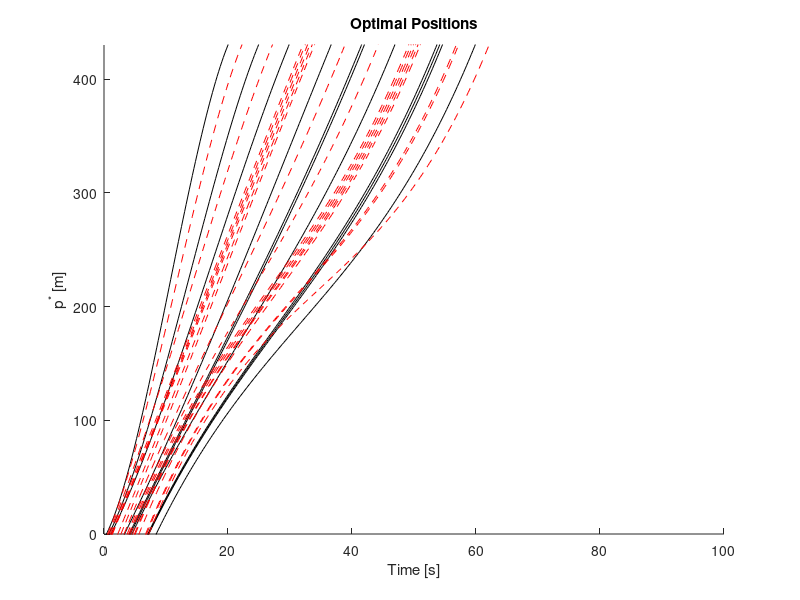
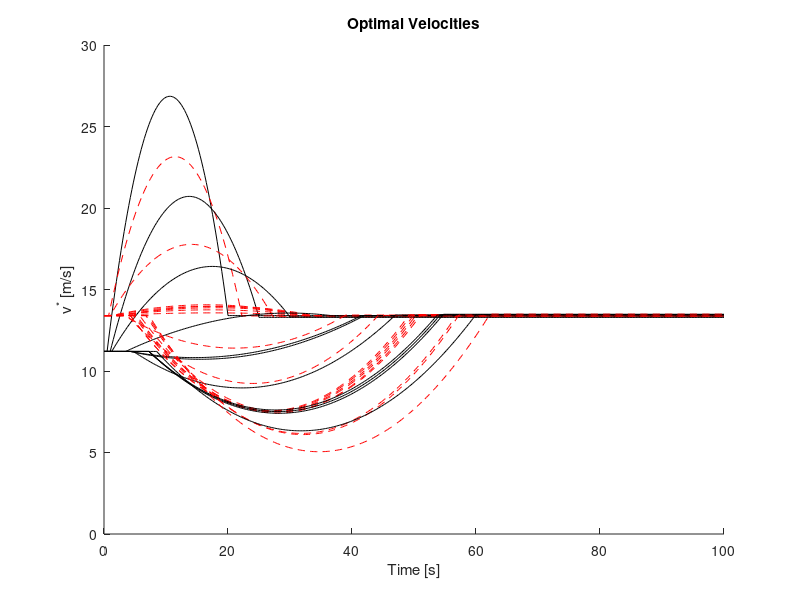
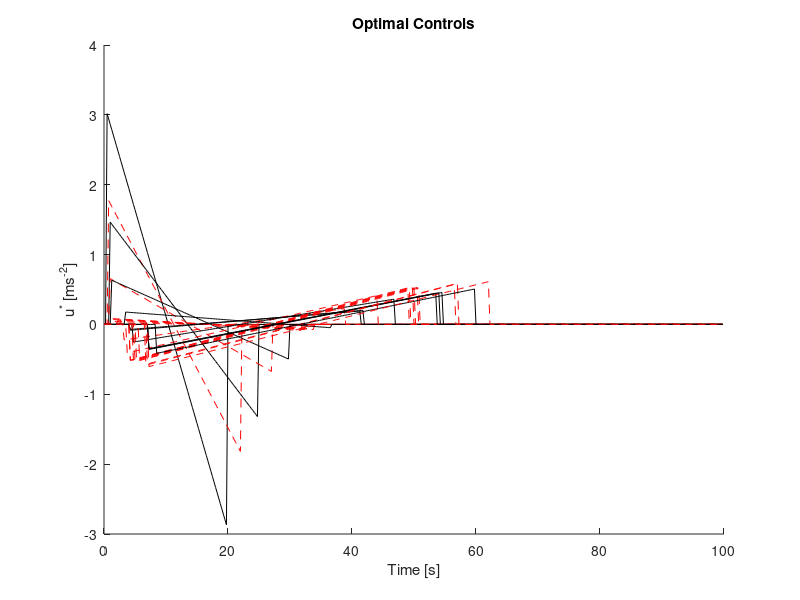

Here is the MATLAB script that generated these plots, in order:
%% Parameters

clear; close all; clc

L = 400; % control zone length [m]
S = 30; % merging zone length [m]
delta = 5; % minimum safe following distance [m]
cars = 30; % # cars
dt = 0.25; % time step [s]
tvec = 0:dt:100; % time array

t0 = [10 10 12.5 12.5]'; % time cars enter control zone [s]
v0 = [13.4;11.2]; % speed before entering control zone [m/s]
x0 = -sort(rand(cars,1)*100); % random starting positions, in order
road = round(rand(cars,1)); % randomly assign to roads
for j = 1:cars
    if road(j) == 1
        x{j}(:,1) = [x0(j);v0(2)]; % structure of states
    else
        x{j}(:,1) = [x0(j);v0(1)]; % structure of states
    end
end

vf = 13.4; % velocities at final time (same for all cars)
pf = L + S; % positions at final time

for j = 1:cars
    if j == 1
        tf(j) = 20; % Car 1 must pass through in time seconds
    else
        if road(j) == road(j-1) % if on same road as previous car
            tf(j) = tf(j-1) + delta/x{j}(2); % final time (rear collision con)
        else
            tf(j) = tf(j-1) + S/x{j}(2); % final time (lat collision con)
        end
    end
end

%% Initialize

for j = 1:cars
    T = [0 0 0 1; 0 0 1 0;...
        tf(j)^3/6 tf(j)^2/2 tf(j) 1;...
        tf(j)^2/2 tf(j) 1 0];
    b{j}(:,1) = T\[x{j}(:,1); pf; vf];
end

%% Simulate

for j = 1:cars
    for i = 1:length(tvec)-1
        t = tvec(i+1);
        if ceil(x{j}(1,i)) < L+S && x{j}(1,i) >= 0 % if in ctrl/merg zones
            x{j}(1,i+1) = b{j}(1,i)*t^3/6 + b{j}(2,i)*t^2/2 + b{j}(3,i)*t + b{j}(4,i); % position
            x{j}(2,i+1) = b{j}(1,i)*t^2/2 + b{j}(2,i)*t + b{j}(3,i); % veloc
            u{j}(i) = b{j}(1,i)*t + b{j}(2,i);
        else
            u{j}(i) = 0;
            x{j}(1,i+1) = x{j}(1,i) + dt*x{j}(2,i);
            x{j}(2,i+1) = x{j}(2,i);
        end
        T = [t^3/6 t^2/2 t 1; ...
            t^2/2 t 1 0; ...
            tf(j)^3/6 tf(j)^2/2 tf(j) 1; ...
            tf(j)^2/2 tf(j) 1 0];
        b{j}(:,i+1) = T\[x{j}(:,i+1); pf; vf];
    end
end

%% Plot

figure % Positions
hold on
for j = 1:cars
    if road(j) == 1
        col = '-k';
    else
        col = '--r';
    end
    plot(tvec,x{j}(1,:),col)
end
xlabel 'Time [s]'
ylabel 'p^* [m]'
ylim([0 430])
title('Optimal Positions')

figure % Velocities
hold all
for j = 1:cars
    if road(j) == 1
        col = '-k';
    else
        col = '--r';
    end
    plot(tvec,x{j}(2,:),col)
end
xlabel 'Time [s]'
ylabel 'v^* [m/s]'
ylim([0 30])
title('Optimal Velocities')

figure % Controls
hold all
for j = 1:cars
    if road(j) == 1
        col = '-k';
    else
        col = '--r';
    end
    plot(tvec(1:length(u{j})),u{j},col)
end
xlabel 'Time [s]'
ylabel 'u^* [ms^{-2}]'
title('Optimal Controls')